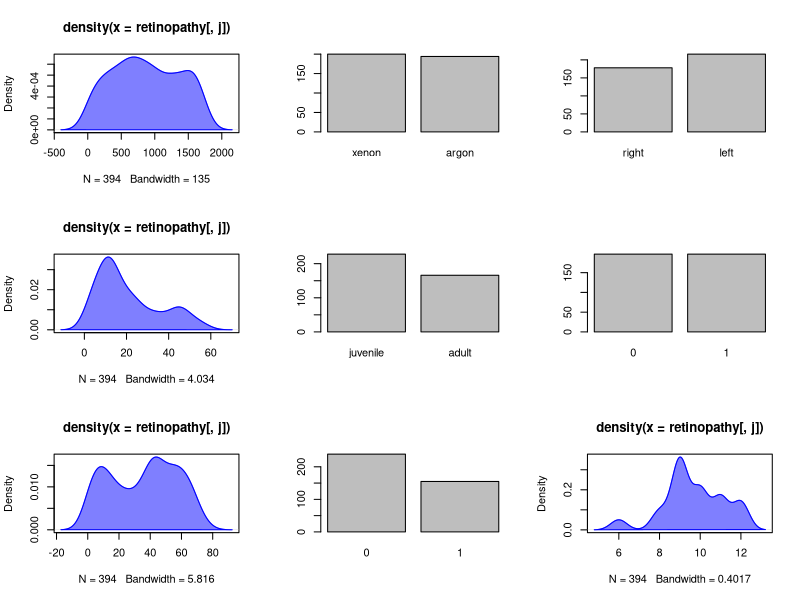
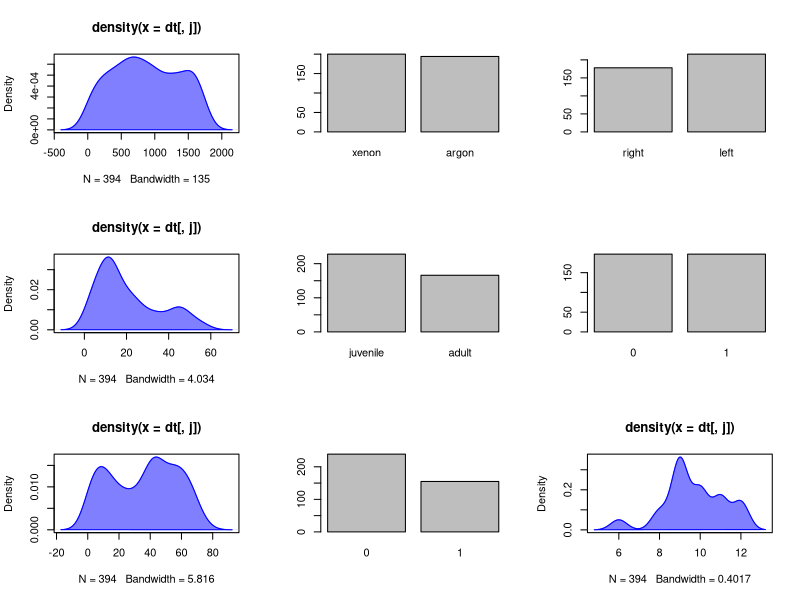
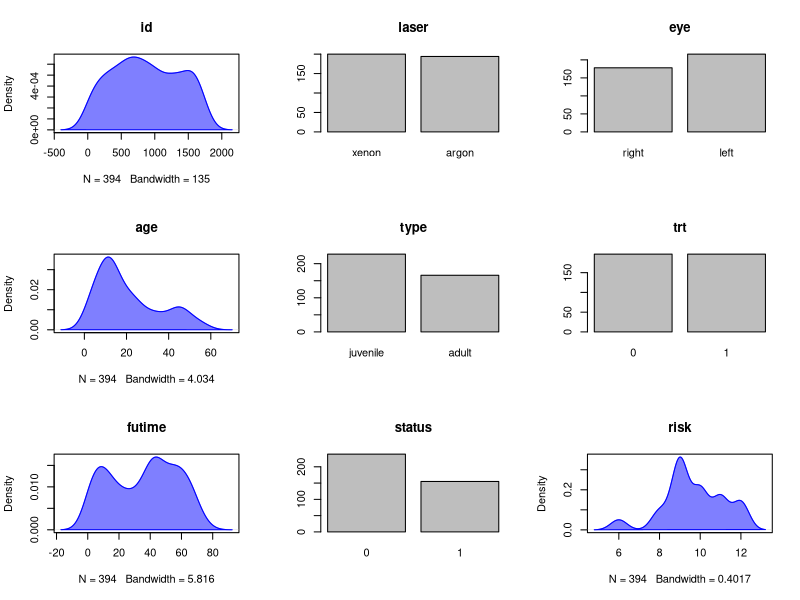

These charts were generated, in order, by the following R code:
## ---- chunk 1
knitr::knit_hooks$set(purl = knitr::hook_purl)

options(purl = FALSE)

knitr::opts_chunk$set(purl = FALSE)
## ---- chunk 2
knitr::opts_hooks$set(eval = function(opt) {
  if (any(opt$exercise))
    opt$eval <- opt$include <- FALSE
  
  opt
})


static <- TRUE

options(width = 100)

## ---- chunk 3
library(kableExtra)
library(knitr)

retinopathy <- survival::retinopathy
heart <- survival::heart
## ---- chunk 4
library(survival)
## ---- chunk 5
asis_output("#### Task 1\\n")
## ---- chunk 6
asis_output('<div style="border:2px; border-style:solid; padding: 1em; border-color:#446E9B">')
## ---- chunk 7
asis_output("</div>")

asis_output("#### Solution 1\\n")
## ---- chunk 8
h <- function(k){
       if (k <= 20){
        3 * k
      } else {
      2 * k
    }
}
scalar_test <- 10
vec_test <- c(1:10)
mat_test <- matrix(1:6, 3, 3)
df_test <- data.frame(v1 = 1:10, v2 = sample(0:1, 10, replace = TRUE))
list_test <- list(l1 = 1:30, l2 = c("m", "f"), l3 = c(TRUE, TRUE, FALSE, FALSE, FALSE))
# h(scalar_test)
# h(vec_test)
# h(mat_test)
# h(df_test)
# h(list_test)
## ---- chunk 9
asis_output("#### Task 2\\n")
## ---- chunk 10
asis_output('<div style="border:2px; border-style:solid; padding: 1em; border-color:#446E9B">')
## ---- chunk 11
asis_output("</div>")

asis_output("#### Solution 2\\n")
## ---- chunk 12
h <- function(k){
  for(i in 1:length(k)){
    k[i]<- if (k[i] <= 20){
      3 * k[i]
    } else {
      2 * k[i] 
    }
  }
  k
}
scalar_test <- 10
vec_test <- c(1:10)
mat_test <- matrix(1:6, 3, 3)
df_test <- data.frame(v1 = 1:10, v2 = sample(0:1, 10, replace = TRUE))
list_test <- list(l1 = 1:30, l2 = c("m", "f"), l3 = c(TRUE, TRUE, FALSE, FALSE, FALSE))
# h(scalar_test)
# h(vec_test)
# h(mat_test)
# h(df_test)
# h(list_test)
## ---- chunk 13
asis_output("#### Task 3\\n")
## ---- chunk 14
asis_output('<div style="border:2px; border-style:solid; padding: 1em; border-color:#446E9B">')
## ---- chunk 15
cat('<button type="button" class="btn btn-info btn-sm" data-toggle="collapse" data-target="#fun3">Hint</button>
<div id = "fun3" class="collapse" style="border:1px; border-style:solid; padding: 1em; border-color:#1F78B4">
Use an if statement. When you want to display results from the function you can use the print(...) function.
</div>')
## ---- chunk 16
asis_output("</div>")

asis_output("#### Solution 3\\n")
## ---- chunk 17
mysummary <- function(x){
  if(is.data.frame(x)){
    print('This is a data.frame')
  }else if(is.factor(x)){
    print('This is a factor')
  }else if(is.numeric(x)){
    print('This is numeric')
  }
}
df_test <- data.frame(v1 = 1:10, v2 = sample(0:1, 10, replace = TRUE))
vec1_test <- as.factor(c("y", "n", "n", "n"))
vec2_test <- 1:10
mysummary(df_test)
mysummary(vec1_test)
mysummary(vec2_test)
## ---- chunk 18
asis_output("#### Task 1\\n")
## ---- chunk 19
asis_output('<div style="border:2px; border-style:solid; padding: 1em; border-color:#446E9B">')
## ---- chunk 20
cat('<button type="button" class="btn btn-info btn-sm" data-toggle="collapse" data-target="#fun4">Hint</button>
<div id = "fun4" class="collapse" style="border:1px; border-style:solid; padding: 1em; border-color:#1F78B4">
Use the functions table(...), mean(...) and sd(...).
</div>')
## ---- chunk 21
asis_output("</div>")

asis_output("#### Solution 1\\n")
## ---- chunk 22
mysummary <- function(x){
  if(is.data.frame(x)){
    print('A data.frame')
    print('Not yet implemented')
  }else if(is.factor(x)){
    print('This is a factor')
    print(table(x))
  }else if(is.numeric(x)){
    print('This variabele is numeric')
    print('mean')
    print(mean(x))
    print('sd')
    print(sd(x))
  }
}
df_test <- data.frame(v1 = 1:10, v2 = sample(0:1, 10, replace = TRUE))
vec1_test <- as.factor(c("y", "n", "n", "n"))
vec2_test <- 1:10
mysummary(df_test)
mysummary(vec1_test)
mysummary(vec2_test)
## ---- chunk 23
asis_output("#### Task 2\\n")
## ---- chunk 24
asis_output('<div style="border:2px; border-style:solid; padding: 1em; border-color:#446E9B">')
## ---- chunk 25
cat('<button type="button" class="btn btn-info btn-sm" data-toggle="collapse" data-target="#fun5">Hint</button>
<div id = "fun5" class="collapse" style="border:1px; border-style:solid; padding: 1em; border-color:#1F78B4">
This can be solved in the following way: whenever the function is called using a data.frame as argument, we use a for loop to loop over its columns. Within this loop we let the function call itself but now using the column as argument. 
</div>')
## ---- chunk 26
asis_output("</div>")

asis_output("#### Solution 2\\n")
## ---- chunk 27
mysummary <- function(x){
  if(is.data.frame(x)){
    print('A data.frame')
    for(i in 1:ncol(x)){
      print(names(x)[i])
      mysummary(x[,i])
    }     
  }else if(is.factor(x)){
    print('A factor')
    print(table(x))
  }else if(is.numeric(x)){
    print('This variabele is numeric')
    print('mean')
    print(mean(x))
    print('sd')
    print(sd(x))
  }
}
df1_test <- data.frame(v1 = 1:10, v2 = sample(0:1, 10, replace = TRUE))
df2_test <- data.frame(v1 = 1:10, v2 = sample(c("no", "yes"), 10, replace = TRUE))
mysummary(df1_test)
mysummary(df2_test)
## ---- chunk 28
asis_output("#### Task\\n")
## ---- chunk 29
asis_output('<div style="border:2px; border-style:solid; padding: 1em; border-color:#446E9B">')
## ---- chunk 30
cat('<button type="button" class="btn btn-info btn-sm" data-toggle="collapse" data-target="#fun6">Hint</button>
<div id = "fun6" class="collapse" style="border:1px; border-style:solid; padding: 1em; border-color:#1F78B4">
Use an if statement and a for loop. Note that you will have to transform some variables to factors first.
</div>')
## ---- chunk 31
asis_output("</div>")

asis_output("#### Solution\\n")
## ---- chunk 32
heart$event <- as.factor(heart$event)
heart$surgery <- as.factor(heart$surgery)
heart$transplant <- as.factor(heart$transplant)
heart$id <- as.factor(heart$id)

std_num <- function(DF){
  	 for (j in 1:dim(DF)[2]){
    		if (is.numeric(DF[,j])){
      	     DF[,j] <- (DF[,j] - mean(DF[,j]))/sd(DF[,j])
	      }
 			}
      DF
}
std_num(heart)
## ---- chunk 33
asis_output("#### Task 1\\n")
## ---- chunk 34
asis_output('<div style="border:2px; border-style:solid; padding: 1em; border-color:#446E9B">')
## ---- chunk 35
cat('<button type="button" class="btn btn-info btn-sm" data-toggle="collapse" data-target="#fun7">Hint</button>
<div id = "fun7" class="collapse" style="border:1px; border-style:solid; padding: 1em; border-color:#1F78B4">
Use an if statement. Use the function par(mfrow = ...) to create multiple plots. Note that you will have to transform some variables to factors first.
</div>')
## ---- chunk 36
asis_output("</div>")

asis_output("#### Solution 1\\n")
## ---- chunk 37
retinopathy$trt <- as.factor(retinopathy$trt)
retinopathy$status <- as.factor(retinopathy$status)

par(mfrow = c(3, 3))
for (j in 1:dim(retinopathy)[2]){
  if (is.numeric(retinopathy[,j])){
    plot(density(retinopathy[,j]), col = rgb(0,0,1,0.5))
    polygon(density(retinopathy[,j]), col = rgb(0,0,1,0.5), border = "blue")
  } else if (is.factor(retinopathy[,j])){
    plot(retinopathy[,j])
  }
}
## ---- chunk 38
asis_output("#### Task 2\\n")
## ---- chunk 39
asis_output('<div style="border:2px; border-style:solid; padding: 1em; border-color:#446E9B">')
## ---- chunk 40
cat('<button type="button" class="btn btn-info btn-sm" data-toggle="collapse" data-target="#fun8">Hint</button>
<div id = "fun8" class="collapse" style="border:1px; border-style:solid; padding: 1em; border-color:#1F78B4">
Use an if statement and a for loop. Use the function par(mfrow = ...) to create multiple plots. Note that you will have to transform some variables to factors first.
</div>')
## ---- chunk 41
asis_output("</div>")

asis_output("#### Solution 2\\n")
## ---- chunk 42
retinopathy$trt <- as.factor(retinopathy$trt)
retinopathy$status <- as.factor(retinopathy$status)

plot_summary <- function(dt, dim_row, dim_col){
  par(mfrow = c(dim_row, dim_col))
  for (j in 1:dim(dt)[2]){
    if (is.numeric(dt[,j])){
      plot(density(dt[,j]), col = rgb(0,0,1,0.5))
      polygon(density(dt[,j]), col = rgb(0,0,1,0.5), border = "blue")
    } else if (is.factor(dt[,j])){
      plot(dt[,j])
    }
  }
}
plot_summary(retinopathy, 3, 3)
## ---- chunk 43
asis_output("#### Task 3\\n")
## ---- chunk 44
asis_output('<div style="border:2px; border-style:solid; padding: 1em; border-color:#446E9B">')
## ---- chunk 45
cat('<button type="button" class="btn btn-info btn-sm" data-toggle="collapse" data-target="#fun9">Hint</button>
<div id = "fun9" class="collapse" style="border:1px; border-style:solid; padding: 1em; border-color:#1F78B4">
Use the paste0(...) function.
</div>')
## ---- chunk 46
asis_output("</div>")

asis_output("#### Solution 3\\n")
## ---- chunk 47
retinopathy$trt <- as.factor(retinopathy$trt)
retinopathy$status <- as.factor(retinopathy$status)

plot_summary <- function(dt, dim_row, dim_col){
  par(mfrow = c(dim_row, dim_col))
  for (j in 1:dim(dt)[2]){
    if (is.numeric(dt[,j])){
      plot(density(dt[,j]), col = rgb(0,0,1,0.5), main = paste0(colnames(dt)[j]))
      polygon(density(dt[,j]), col = rgb(0,0,1,0.5), border = "blue")
    } else if (is.factor(dt[,j])){
      plot(dt[,j], main = paste0(colnames(dt)[j]))
    }
  }
}
plot_summary(retinopathy, 3, 3)
## ---- chunk 48
asis_output("#### Task 1\\n")
## ---- chunk 49
asis_output('<div style="border:2px; border-style:solid; padding: 1em; border-color:#446E9B">')
## ---- chunk 50
cat('<button type="button" class="btn btn-info btn-sm" data-toggle="collapse" data-target="#fun10">Hint</button>
<div id = "fun10" class="collapse" style="border:1px; border-style:solid; padding: 1em; border-color:#1F78B4">
Note that the variable name of the events is diffent for the two data sets.
</div>')
## ---- chunk 51
asis_output("</div>")

asis_output("#### Solution 1\\n")
## ---- chunk 52
heart[heart$event == 1, ]
retinopathy[retinopathy$status == 1, ]
## ---- chunk 53
asis_output("#### Task 2\\n")
## ---- chunk 54
asis_output('<div style="border:2px; border-style:solid; padding: 1em; border-color:#446E9B">')
## ---- chunk 55
cat('<button type="button" class="btn btn-info btn-sm" data-toggle="collapse" data-target="#fun11">Hint</button>
<div id = "fun11" class="collapse" style="border:1px; border-style:solid; padding: 1em; border-color:#1F78B4">
Use a for loop. Note that the variable name of the events is different for the two data sets.
</div>')
## ---- chunk 56
asis_output("</div>")

asis_output("#### Solution 2\\n")
## ---- chunk 57
dt_events <- function(dt_lists, event_name){
  new_dt <- list()
  for (k in 1:length(dt_lists)) {
      dt <- dt_lists[[k]]
      new_dt[[k]] <- dt[dt[[event_name[k]]] == 1, ]
  }
  print(new_dt)
}

dt_events(dt_lists = list(heart, retinopathy), event_name = c("event", "status"))
## ---- chunk 58
asis_output("#### Task 1\\n")
## ---- chunk 59
asis_output('<div style="border:2px; border-style:solid; padding: 1em; border-color:#446E9B">')
## ---- chunk 60
asis_output("</div>")

asis_output("#### Solution 1\\n")
## ---- chunk 61
tapply(heart$age, heart$event, mean)
tapply(retinopathy$age, retinopathy$status, mean)
## ---- chunk 62
asis_output("#### Task 2\\n")
## ---- chunk 63
asis_output('<div style="border:2px; border-style:solid; padding: 1em; border-color:#446E9B">')
## ---- chunk 64
cat('<button type="button" class="btn btn-info btn-sm" data-toggle="collapse" data-target="#fun13">Hint</button>
<div id = "fun13" class="collapse" style="border:1px; border-style:solid; padding: 1em; border-color:#1F78B4">
Use a for loop. Use the print(...) function to print the results.
</div>')
## ---- chunk 65
asis_output("</div>")

asis_output("#### Solution 2\\n")
## ---- chunk 66
summary_list <- function(dt_list, dt_cont, dt_cat){
  for (i in 1:length(dt_list)){
    dt <- dt_list[[i]]
    print(tapply(dt[[dt_cont[i]]], dt[[dt_cat[i]]], mean))
  }
}

summary_list(dt_list = list(heart, retinopathy), dt_cont = c("year", "risk"), dt_cat = c("surgery", "type"))
## ---- chunk 67
asis_output("#### Task 3\\n")
## ---- chunk 68
asis_output('<div style="border:2px; border-style:solid; padding: 1em; border-color:#446E9B">')
## ---- chunk 69
asis_output("</div>")

asis_output("#### Solution 3\\n")
## ---- chunk 70
summary_list <- function(dt_list, dt_cont, dt_cat, calc){
  for (i in 1:length(dt_list)){
    dt <- dt_list[[i]]
    print(tapply(dt[[dt_cont[i]]], dt[[dt_cat[i]]], calc))
  }
}

summary_list(dt_list = list(heart, retinopathy), dt_cont = c("year", "risk"), dt_cat = c("surgery", "type"), calc = median)
